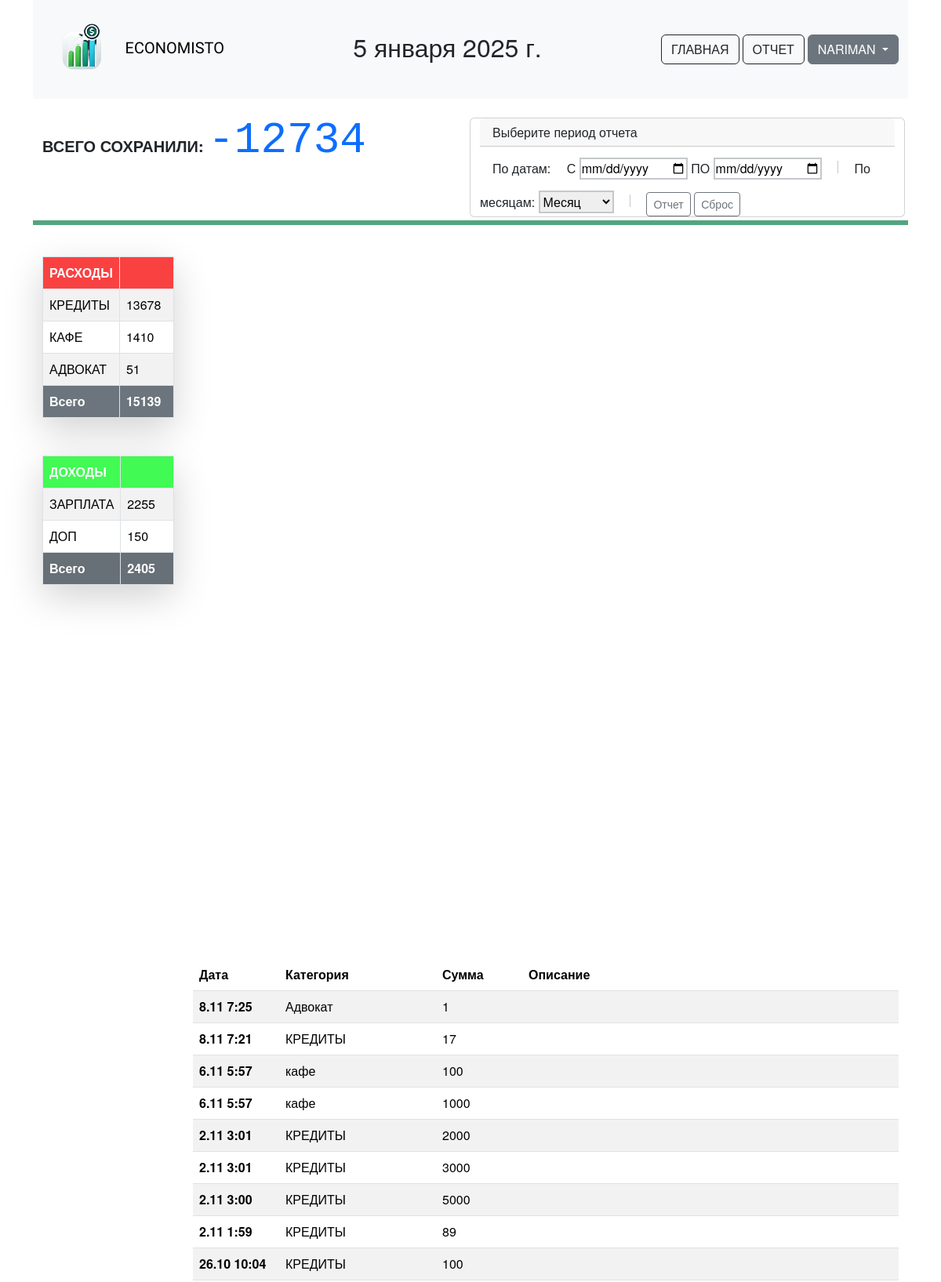
The page /reports/month/ (signed in, upper part) on the database its author committed.
### authapp/models.py (models this page shows)
class NewUser(AbstractUser):
    age = models.PositiveIntegerField(verbose_name='возраст', null=True, blank=True)
    alone = models.BooleanField(verbose_name='Одинок', default=True)
    username = models.CharField(max_length=40, unique=True, verbose_name='Пользователь')
    class Meta:
        verbose_name = 'Пользователь'
        verbose_name_plural = 'Пользователи'
    def __str__(self):
        return f'{self.username}'

### main/models.py (models this page shows, shortened)
class Category(models.Model):
    user = models.ForeignKey(NewUser, on_delete=models.CASCADE, verbose_name='Пользователь')
    name = models.CharField(verbose_name='Название', max_length=64)
    description = models.TextField(verbose_name='Описание', blank=True, null=True)
    time_create = models.DateTimeField(verbose_name='Дата создания', auto_now_add=True)
    class Meta:
        verbose_name = 'Пользовательская категория расхода'
        verbose_name_plural = 'Пользовательские категории расходов'
    def __str__(self):
        return self.name

class CategoryIncomes(models.Model):
    user = models.ForeignKey(NewUser, on_delete=models.CASCADE, verbose_name='Пользователь')
    name = models.CharField(verbose_name='Название', max_length=64)
    description = models.TextField(verbose_name='Описание', blank=True, null=True)
    time_create = models.DateTimeField(verbose_name='Дата создания', auto_now_add=True)
    class Meta:
        verbose_name = 'Пользовательская категория доходов'
        verbose_name_plural = 'Пользовательские категории доходов'

class NecessaryExpenses(models.Model):
    user = models.ForeignKey(NewUser, on_delete=models.CASCADE)
    category = models.ForeignKey(Category, on_delete=models.CASCADE, verbose_name='КАТЕГОРИЯ')
    sum = models.PositiveIntegerField(verbose_name='СУММА', default=0, blank=True)
    description = models.TextField(verbose_name='ОПИСАНИЕ', blank=True)
    time_create = models.DateTimeField(verbose_name='ДАТА СОЗДАНИЯ', auto_now_add=True)
    time_update = models.DateTimeField(verbose_name='ДАТА ОБНОВЛЕНИЯ', auto_now=True)
    class Meta:
        verbose_name = 'Расход'
        verbose_name_plural = 'Расходы'

### reports/views.py (the view, shortened to what this page needs)
# urls.py: path('month/', reports.month, name='month'),
def month(request):
    title = "Отчет за месяц"
    monthly_save = FinancialStatement.objects.get(user=request.user)
    income = Income.objects.filter(user=request.user)
    expenses = NecessaryExpenses.objects.filter(user=request.user).order_by('-time_create')
    total_inc = Income.objects.filter(user=request.user).aggregate(Sum('sum'))
    total_exp = NecessaryExpenses.objects.filter(user=request.user).aggregate(Sum('sum'))
    try:
        total_save = total_inc['sum__sum'] - total_exp['sum__sum']
    except:
        total_save = 0
    last = today - datetime.timedelta(days=31)
    two = today - datetime.timedelta(days=61)
    three = today - datetime.timedelta(days=91)
    four = today - datetime.timedelta(days=122)
    five = today - datetime.timedelta(days=152)
    six = today - datetime.timedelta(days=182)
    months = {'Месяц': 0, 'Январь': 1, 'Февраль': 2, 'Март': 3, 'Апрель': 4, 'Май': 5, 'Июнь': 6,
              'Июль': 7, 'Август': 8, 'Сентябрь': 9, 'Октябрь': 10, 'Ноябрь': 11, 'Декабрь': 12}
    inc_today = Income.objects.filter(user=request.user, time_create__month=today.month).aggregate(Sum("sum"))
    if inc_today['sum__sum'] == None:
        inc_today['sum__sum'] = 0
    exp_today = NecessaryExpenses.objects.filter(user=request.user, time_create__month=today.month).aggregate(Sum("sum"))
    if exp_today['sum__sum'] == None:
        exp_today['sum__sum'] = 0
    inc_yesterday = Income.objects.filter(user=request.user, time_create__month=last.month).aggregate(Sum("sum"))
    if inc_yesterday['sum__sum'] == None:
        inc_yesterday['sum__sum'] = 0
    exp_yesterday = NecessaryExpenses.objects.filter(user=request.user, time_create__month=last.month).aggregate(
        Sum("sum"))
    if exp_yesterday['sum__sum'] == None:
        exp_yesterday['sum__sum'] = 0
    inc_two_day = Income.objects.filter(user=request.user, time_create__month=two.month).aggregate(Sum("sum"))
    if inc_two_day['sum__sum'] == None:
        inc_two_day['sum__sum'] = 0
    exp_two_day = NecessaryExpenses.objects.filter(user=request.user, time_create__month=two.month).aggregate(Sum("sum"))
    if exp_two_day['sum__sum'] == None:
        exp_two_day['sum__sum'] = 0
    inc_three_day = Income.objects.filter(user=request.user, time_create__month=three.month).aggregate(Sum("sum"))
    if inc_three_day['sum__sum'] == None:
        inc_three_day['sum__sum'] = 0
    exp_three_day = NecessaryExpenses.objects.filter(user=request.user, time_create__month=three.month).aggregate(Sum("sum"))
    if exp_three_day['sum__sum'] == None:
        exp_three_day['sum__sum'] = 0
    inc_four_day = Income.objects.filter(user=request.user, time_create__month=four.month).aggregate(Sum("sum"))
    if inc_four_day['sum__sum'] == None:
        inc_four_day['sum__sum'] = 0
    exp_four_day = NecessaryExpenses.objects.filter(user=request.user, time_create__month=four.month).aggregate(Sum("sum"))
    if exp_four_day['sum__sum'] == None:
        exp_four_day['sum__sum'] = 0
    inc_five_day = Income.objects.filter(user=request.user, time_create__month=five.month).aggregate(Sum("sum"))
    if inc_five_day['sum__sum'] == None:
        inc_five_day['sum__sum'] = 0
    exp_five_day = NecessaryExpenses.objects.filter(user=request.user, time_create__month=five.month).aggregate(Sum("sum"))
    if exp_five_day['sum__sum'] == None:
        exp_five_day['sum__sum'] = 0
    inc_six_day = Income.objects.filter(user=request.user, time_create__month=six.month).aggregate(Sum("sum"))
    if inc_six_day['sum__sum'] == None:
        inc_six_day['sum__sum'] = 0
    exp_six_day = NecessaryExpenses.objects.filter(user=request.user, time_create__month=six.month).aggregate(Sum("sum"))
    if exp_six_day['sum__sum'] == None:
        exp_six_day['sum__sum'] = 0
    content = {
        "users": NewUser.objects.all(),
        "today": today,
        "start_search_defolt": (today - datetime.timedelta(days=31)).strftime("%Y-%m-%d"),
        "today_for_search": today.strftime("%Y-%m-%d"),
        'months': months,
        "yestorday": last.strftime("%b"),
        "twodaybefore": two.strftime("%b"),
        "threedaybefore": three.strftime("%b"),
        "fourdaybefore": four.strftime("%b"),
        "fivedaybefore": five.strftime("%b"),
        "sixdaybefore": six.strftime("%b"),
        "incomes": total_table(income, request),
        "expenses": total_table(expenses, request),
        "total_expenses": total_exp,
        "total_income": total_inc,
        'total_save': total_save,
        'monthly_save_amount': monthly_save,
        'title': title,
        'simple': for_table_data(total_table(expenses, request)),
        'today_exp': exp_today,
        'today_inc': inc_today,
        'all_expenses': expenses,
        'yestorday_exp': exp_yesterday,
        'yestorday_inc': inc_yesterday,
        'twodaybefore_exp': exp_two_day,
        'twodaybefore_inc': inc_two_day,
        'threedaybefore_exp': exp_three_day,
        'threedaybefore_inc': inc_three_day,
        'fourdaybefore_exp': exp_four_day,
        'fourdaybefore_inc': inc_four_day,
        'fivedaybefore_exp': exp_five_day,
        'fivedaybefore_inc': inc_five_day,
        'sixdaybefore_exp': exp_six_day,
        'sixdaybefore_inc': inc_six_day,
    }
    return render(request, 'reports/month.html', content)

### main/views.py (called while the page is built)
def total_table(model, request):
    table_category_summ = {}
    cat=[]
    for k in Category.objects.filter(user=request.user):
        cat.append(k.name)
    for c in CategoryIncomes.objects.filter(user=request.user):
        cat.append(c.name)
    for i in cat:
        res = model.filter(category__name=i).first()
        res_sum = model.filter(category__name=i).aggregate(Sum("sum"))
        try:
            table_category_summ[res.category.name] = res_sum['sum__sum']
        except:
            pass
    return table_category_summ

def for_table_data(data):
    result = [['Task', 'Hours per Day'],]
    for i, k in data.items():
        item = []
        item.append(i)
        item.append(k)
        result.append(item)
    return result

### reports/templates/reports/month.html (shortened to what this page needs)
<!DOCTYPE html>
    {% extends 'main/base.html' %}
    {% load static %}
{%block content%}
<div class="container" style="margin-top: 20px;">
    <div class="row">
        <div class="col">
    <p class="fs-5 fw-semibold ">ВСЕГО СОХРАНИЛИ: <strong class="display-4 font-monospace text-primary">{{total_save}}</strong></p>
    </div>
            <div class="card m-1 col">
         <h6 class="card-header">Выберите период отчета</h6>
    <form action="{%url 'reports:month'%}" method="POST">
        <label style="margin-left:20px" class="m-3">По датам:</label>
        <label>С</label>
        <input type ='date' name ='start' class="border border-secondary-subtle border-2">
        <label> ПО </label>
        <input type ='date' name ='end' class="border border-secondary-subtle border-2">
         По месяцам:
        <select name="month" class="border border-secondary-subtle border-2">
            {%for key, val in months.items%}
            <option>{{key}}</option>
            {%endfor%}
        </select>
        <button type="submit" class="btn btn-outline-secondary btn-sm">Отчет</button>
        <button type="reset" class="btn btn-outline-secondary btn-sm">Сброс</button>
    </form>
        </div>
    <hr class="border border-success border-3 opacity-75">
        </div>
    <br>
  <div class="row">
    <div class="col">
    <table class="table table-striped table-hover table-bordered shadow-lg p-3 mb-5 bg-body-tertiary rounded ">
        <thead>
         <tr>
            <th scope="col" class="table-head-expemses">РАСХОДЫ</th>
            <th scope="col" class="table-head-expemses" style="width:100px"></th>
         </tr>
        </thead>
        <tbody>
    {%for key, val in expenses.items%}
      <tr>
      <td>{{key|upper}}</td>
      <td>{{val}}</td>
      </tr>
    {%endfor%}
      <tr class="table-group-divider">
            <th scope="row" class="text-bg-secondary "><strong>Всего</strong></th>
            <td class="text-bg-secondary"><strong>{{total_expenses.sum__sum}}</strong></td>
        </tr>
</tbody>
</table>
        <table class="table table-striped table-hover table-bordered shadow-lg p-3 mb-5 bg-body-tertiary rounded">
    <thead>
    <tr>
      <th scope="col" class="head-color">ДОХОДЫ</th>
      <th scope="col" class="head-color" style="width:100px"></th>
    </tr>
  </thead>
  <tbody>
  {%for key, val in incomes.items%}
    <tr>
      <td>{{key|upper}}</td>
      <td>{{val}}</td>
    </tr>
{%endfor%}
    <tr>
      <th scope="row" class="text-bg-secondary"> <strong>Всего</strong></th>
      <td class="text-bg-secondary"><strong>{{total_income.sum__sum}}</strong></td>
    </tr>
  </tbody>
</table>
    </div>
    <div class="col">
         <div id="donutchart" style="width: 900px; height: 500px;"></div>
        <br><br>
<div id="columnchart_material" style="width: 800px; height: 300px;">    </div>
        <br>
        <br>
        <table class="table table-striped table-hover">
  <thead>
    <tr>
      <th scope="col">Дата</th>
      <th scope="col">Категория</th>
      <th scope="col">Сумма</th>
      <th scope="col">Описание</th>
    </tr>
  </thead>
  <tbody>
  {%for data in all_expenses%}
    <tr>
      <th scope="row" style="width:110px">{{data.time_create.day}}.{{data.time_create.month}}  {{data.time_create.time}}</th>
      <td style="width:200px">{{data.category}}</td>
      <td style="width:110px">{{data.sum}}</td>
      <td>{{data.description}}</td>
    </tr>
  {%endfor%}
  </tbody>
</table>
        <br>
        <br>
  </div>
</div>
{%endblock%}

### main/templates/main/base.html (shortened to what this page needs)
{% load static %}
<html>
<head>
{% block css %}
        <link href="https://cdn.jsdelivr.net/npm/bootstrap@5.3.3/dist/css/bootstrap.min.css" rel="stylesheet">
        <link rel="stylesheet" href="{% static 'css/style.css' %}">
        <link rel="stylesheet" href="https://cdn.jsdelivr.net/npm/bootstrap-icons@1.11.3/font/bootstrap-icons.min.css">
{% endblock %}
</head>
<body>
<div class="container">
{% block menu %}
    <nav class="navbar navbar-expand-lg bg-body-tertiary">
  <div class="container-fluid">
    <a class="navbar-brand" href="#">
      <img src="{%static 'img/logo.webp'%}" alt="Logo" width="100" height="100" class="d-inline-block align-text-center">
      <span style="font-family: 'Chokokutai', cursive;">ECONOMISTO</span>
    </a>
      <div class="">
      <h2>{{today}}</h2>
          </div>
      <div class="d-flex justify-content-center">
      <a type="button" class="btn btn-outline-dark" style="margin-left:4px;" href="/">ГЛАВНАЯ</a>
          <a type="buton" class="btn btn-outline-dark" style="margin-left:4px;" href="{% url 'reports:month'%}">ОТЧЕТ</a>
        {%if user.is_authenticated%}
        <div class="dropdown">
          <button class="btn btn-secondary dropdown-toggle" type="button" data-bs-toggle="dropdown" aria-expanded="false" style="margin-left:4px;">
              {{user|upper}}
          </button>
        </div>
        {%else%}
        <a type="button" class="btn btn-outline-dark" href="{% url 'auth:login'%}">ВОЙТИ</a>
        {%endif%}
          </div>
  </div>
</nav>
{% endblock %}
{% block content %}{% endblock %}
</div>
</body>
</html>

### static/css/style.css (style rules this page uses)
th.head-color { background-color: #41fa53; color: white; }
th.table-head-expemses { background-color: #fa4141; color: white; }
body { font-family: "Helvetica Neue", Helvetica, "Segoe UI", Arial, sans-serif; }
.row { display: flex; flex-wrap: wrap; flex-direction: row; }

### rows shown on the page
NewUser: username "NARIMAN"
Category: expenses "КРЕДИТЫ"
Category: expenses "КАФЕ"
Category: expenses "АДВОКАТ"
CategoryIncomes: incomes "ЗАРПЛАТА"
CategoryIncomes: incomes "ДОП"
NecessaryExpenses: time_create.day "8", time_create.month "11", time_create.time "7:25", category "Адвокат", sum "1"
NecessaryExpenses: time_create.day "8", time_create.month "11", time_create.time "7:21", category "КРЕДИТЫ", sum "17"
NecessaryExpenses: time_create.day "6", time_create.month "11", time_create.time "5:57", category "кафе", sum "100"
NecessaryExpenses: time_create.day "6", time_create.month "11", time_create.time "5:57", category "кафе", sum "1000"
NecessaryExpenses: time_create.day "2", time_create.month "11", time_create.time "3:01", category "КРЕДИТЫ", sum "2000"
NecessaryExpenses: time_create.day "2", time_create.month "11", time_create.time "3:01", category "КРЕДИТЫ", sum "3000"
NecessaryExpenses: time_create.day "2", time_create.month "11", time_create.time "3:00", category "КРЕДИТЫ", sum "5000"
NecessaryExpenses: time_create.day "2", time_create.month "11", time_create.time "1:59", category "КРЕДИТЫ", sum "89"
NecessaryExpenses: time_create.day "26", time_create.month "10", time_create.time "10:04", category "КРЕДИТЫ", sum "100"

### other values the page prints
{{ today }} "5 января 2025 г."
{{ total_save }} "-12734"
{{ val }} "13678" "1410" "51"
{{ total_expenses.sum__sum }} "15139"
{{ val }} "2255" "150"
{{ total_income.sum__sum }} "2405"
form field month "Месяц"
